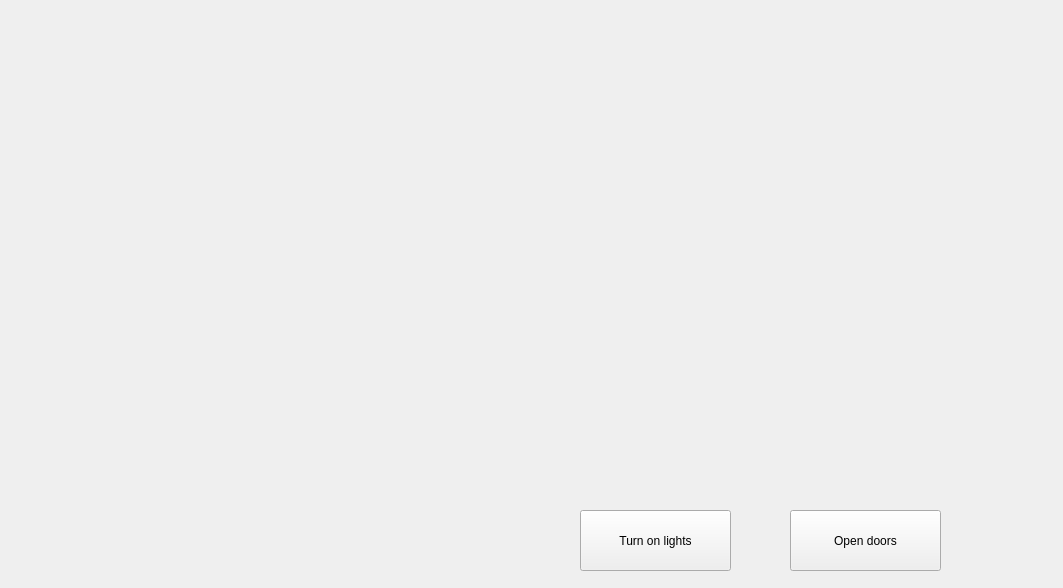
<?xml version="1.0" encoding="UTF-8"?>
<ui version="4.0">
 <class>LAB1Class</class>
 <widget class="QWidget" name="LAB1Class">
  <property name="geometry">
   <rect>
    <x>0</x>
    <y>0</y>
    <width>1063</width>
    <height>588</height>
   </rect>
  </property>
  <property name="windowTitle">
   <string>LAB1</string>
  </property>
  <widget class="QPushButton" name="Start">
   <property name="geometry">
    <rect>
     <x>790</x>
     <y>510</y>
     <width>151</width>
     <height>61</height>
    </rect>
   </property>
   <property name="text">
    <string>Open doors</string>
   </property>
  </widget>
  <widget class="QPushButton" name="turnOn">
   <property name="geometry">
    <rect>
     <x>580</x>
     <y>510</y>
     <width>151</width>
     <height>61</height>
    </rect>
   </property>
   <property name="text">
    <string>Turn on lights</string>
   </property>
  </widget>
 </widget>
 <layoutdefault spacing="6" margin="11"/>
 <resources>
  <include location="lab1.qrc"/>
 </resources>
 <connections/>
</ui>
